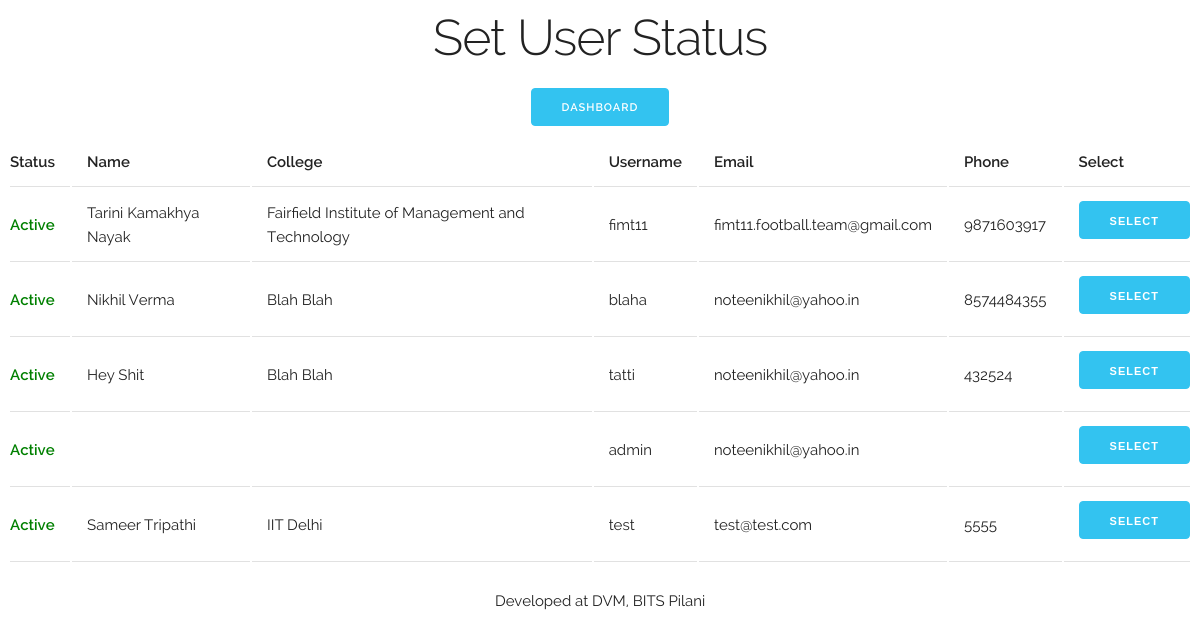
The page /pcradmin/status/select/ on the database its author committed.
### registration/models.py (models this page shows)
class UserProfile(models.Model):
    firstname = models.CharField('First Name', max_length=200)
    lastname = models.CharField('Last Name', max_length=200)
    college = models.CharField(max_length=200)
    city = models.CharField(max_length=200)
    state = models.CharField(max_length=100)
    phone = models.BigIntegerField()
    email_id = models.EmailField()
    user = models.ForeignKey(User, unique=True)
    default_limits = models.BooleanField(default=True)
    barcode = models.CharField(max_length=100,null=True,blank=True)
    def __unicode__(self):
        return str(self.firstname)+' '+str(self.lastname)
    class Meta:
        verbose_name_plural = "User Profiles"

### pcradmin/views.py (the view)
def status_select(request):
	users = User.objects.all()
	return render(request, 'pcradmin/status_select.html', {'users' : users})

### pcradmin/templates/pcradmin/status_select.html (shortened to what this page needs)
{% extends "pcradmin/base.html" %}
{% block body %}
<div>
    <div class="row">
        <div class="twelve columns textcenter">
            <h1>Set User Status</h1>
            <a href="{% url 'pcradmin:dashboard' %}" class="button button-primary">Dashboard</a>
            <form action= "../set/" method = "POST">
            <table class= "u-full-width">
            <tbody>
                <tr>
                    <th>Status</th>
                    <th>Name</th>
                    <th>College</th>
                    <th>Username</th>
                    <th>Email</th>
                    <th>Phone</th>
                    <th>Select</th>
                </tr>
            </tbody>
            <tbody>
            {% for p in users reversed %}
            <tr>
                {% if p.is_active %}
                    <th style="color: green">Active</th>
                {% else %}
                    <th style="color: red">Inactive</th>
                {% endif %}
                <td>{% for u in p.userprofile_set.all %}{{u}}{% endfor %}</td>
                <td>{% for u in p.userprofile_set.all %}{{u.college}}{% endfor %}</td>
                <td>{{p.username}}</td>
                <td>{{p.email}}</td>
                <td>{% for u in p.userprofile_set.all %}{{u.phone}}{% endfor %}</td>
                <td><button type= 'submit' class="button button-primary" name='username' value={{p.username}}  >Select</button> </td>
            </tr>
            {% endfor %}
            </tbody>
    </table>
</form>
        </div>
    </div>
</div>
{% endblock body %}

### pcradmin/static/pcradmin/css/skeleton.css (style rules this page uses)
.textcenter { text-align: center; }
.column, .columns { width: 100%; float: left; box-sizing: border-box; }
@media (min-width: 550px) { .column, .columns { margin-left: 4%; } }
@media (min-width: 550px) { .column:first-child, .columns:first-child { margin-left: 0; } }
@media (min-width: 550px) { .twelve.columns { width: 100%; margin-left: 0; } }
html { font-size: 62.5%; }
body { font-size: 1.5em; line-height: 1.6; font-weight: 400; font-family: "Raleway", "HelveticaNeue", "Helvetica Neue", Helvetica, Arial, sans-serif; color: #222; }
h1, h2, h3, h4, h5, h6 { margin-top: 0; margin-bottom: 2rem; font-weight: 300; }
h1 { font-size: 4.0rem; line-height: 1.2; letter-spacing: -.1rem; }
@media (min-width: 550px) { h1 { font-size: 5.0rem; } }
a { color: #1EAEDB; }
.button, button, input[type="submit"], input[type="reset"], input[type="button"] { display: inline-block; height: 38px; padding: 0 30px; color: #555; text-align: center; font-size: 11px; font-weight: 600; line-height: 38px; letter-spacing: .1rem; text-transform: uppercase; text-decoration: none; white-space: nowrap; background-color: transparent; border-radius: 4px; border: 1px solid #bbb; cursor: pointer; box-sizing: border-box; }
.button.button-primary, button.button-primary, input[type="submit"].button-primary, input[type="reset"].button-primary, input[type="button"].button-primary { color: #FFF; background-color: #33C3F0; border-color: #33C3F0; }
th, td { padding: 12px 15px; text-align: left; border-bottom: 1px solid #E1E1E1; }
th:first-child, td:first-child { padding-left: 0; }
th:last-child, td:last-child { padding-right: 0; }
button, .button { margin-bottom: 1rem; }
pre, blockquote, dl, figure, table, p, ul, ol, form { margin-bottom: 2.5rem; }
.u-full-width { width: 100%; box-sizing: border-box; }
.container:after, .row:after, .u-cf { content: ""; display: table; clear: both; }

### rows shown on the page
UserProfile: firstname+lastname "Tarini Kamakhya Nayak", college "Fairfield Institute of Management and Technology", phone "9871603917"
UserProfile: firstname+lastname "Nikhil Verma", college "Blah Blah", phone "8574484355"
UserProfile: firstname+lastname "Hey Shit", college "Blah Blah", phone "432524"
UserProfile: firstname+lastname "Sameer Tripathi", college "IIT Delhi", phone "5555"

### other values the page prints
{{ p.username }} "fimt11"
{{ p.email }} "fimt11.football.team@gmail.com"
{{ p.username }} "blaha"
{{ p.email }} "noteenikhil@yahoo.in"
{{ p.username }} "tatti"
{{ p.username }} "admin"
{{ p.username }} "test"
{{ p.email }} "test@test.com"
